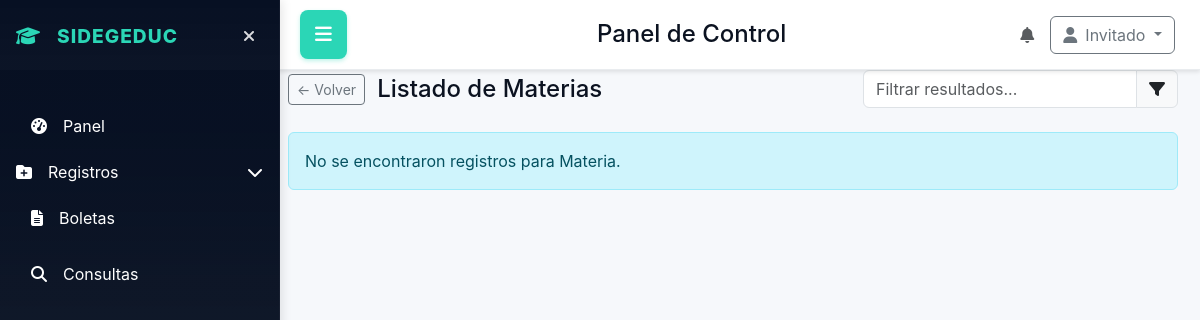
The page /consultas/materias on the database as committed earlier.
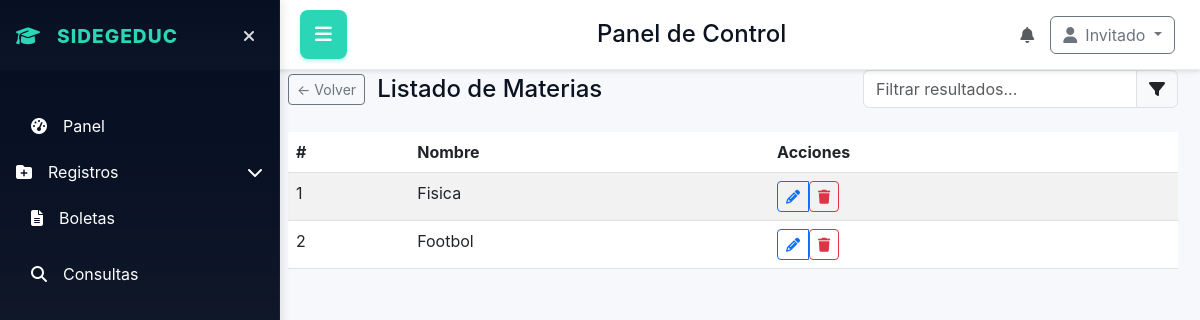
The same page on the database as committed later.
### database/models.py (models this page shows)
class Materias(db.Model):
    __tablename__ = 'materias'
    id_materia = db.Column(db.Integer, primary_key=True)
    nombre_materia = db.Column(db.String(100), unique=True, nullable=False)

### app.py (the view)
@app.route('/consultas/materias')
def consultas_materias():
    return manejar_la_vista_de.consultas_materias()

### app.py (called while the page is built)
@event.listens_for(Engine, "connect")
def set_sqlite_pragma(dbapi_connection, connection_record):
    if app.config['SQLALCHEMY_DATABASE_URI'].startswith("sqlite"):
        cursor = dbapi_connection.cursor()
        cursor.execute("PRAGMA foreign_keys=ON")
        cursor.close()

@app.context_processor
def inject_user_context():
    try:
        ctx = get_user_context(session)
    except Exception:
        ctx = {}
    return {
        'is_creator': ctx.get('is_creator', False),
        'developer_priv': ctx.get('developer_priv', False),
        'role_name': ctx.get('role_name'),
        'role_desc': ctx.get('role_desc'),
        'status': ctx.get('status'),
        'usuario': ctx.get('user')
    }

### utils/permissions.py (called while the page is built, shortened)
def get_user_context(session): #esto es la funcion que se reutiliza  para obtener el contexto del usuario desde la sesión
    user = None
    developer_priv = False
    current_user_id = None
    role_name = None
    role_desc = None
    status = None
    is_creator = False
    return {
        'user': user,
        'developer_priv': developer_priv,
        'current_user_id': current_user_id,
        'role_name': role_name,
        'role_desc': role_desc,
        'status': status,
        'is_creator': is_creator
    }

### utils/view_handlers.py (called while the page is built)
def compute_role_counts(ctx):
    try:
        if ctx.get('is_creator'):
            roles_count = Roles.query.count()
            users_q = db.session.query(Roles.nombre_rol, func.count(Usuarios.id_user)).join(Usuarios, Usuarios.id_rol == Roles.id_rol).group_by(Roles.id_rol).all()
        else:
            roles_count = Roles.query.filter(func.lower(func.trim(Roles.nombre_rol)) != 'creador').count()
            users_q = db.session.query(Roles.nombre_rol, func.count(Usuarios.id_user)).join(Usuarios, Usuarios.id_rol == Roles.id_rol).filter(func.lower(func.trim(Roles.nombre_rol)) != 'creador').group_by(Roles.id_rol).all()
        users_by_role = [{'role': r or 'Sin nombre', 'count': int(c)} for r, c in users_q]
    except Exception:
        roles_count = 0
        users_by_role = []
    return roles_count, users_by_role

### templates/home_panel/struct.html (shortened to what this page needs)
<!DOCTYPE html>
<html lang="en">
<head>
    <link href="https://cdn.jsdelivr.net/npm/bootstrap@5.3.0/dist/css/bootstrap.min.css" rel="stylesheet">
    <link rel="stylesheet" href="https://cdnjs.cloudflare.com/ajax/libs/font-awesome/6.4.0/css/all.min.css">
    <link rel="stylesheet" href="{{ url_for('static', filename='home_panel/home_panel.css') }}">
    <link rel="stylesheet" href="https://cdn.jsdelivr.net/npm/flatpickr/dist/themes/material_blue.css">
</head>
<body>
    <div class="app-layout">
        <aside class="sidebar" id="sidebar">
            <div class="p-3">
                <div class="d-flex align-items-center mb-3">
                    <div class="logo">
                        <i class="fas fa-graduation-cap me-2"></i>
                        SIDEGEDUC
                    </div>
                    <button id="sidebar-toggle" class="sidebar-toggle" aria-label="Ocultar sidebar">
                        <i class="fas fa-times"></i>
                    </button>
                </div>
            </div>
            <nav class="p-3 flex-grow-1">
                <ul class="nav flex-column">
                    <li class="nav-item mb-2">
                        <a class="nav-link" href="{{ url_for('dashboard') }}">
                            <i class="fas fa-tachometer-alt me-3"></i>
                            <span>Panel</span>
                        </a>
                    </li>
                    <li class="nav-item mb-2">
                        <button class="nav-link btn btn-link text-start p-0 w-100" data-bs-toggle="collapse" data-bs-target="#registrosSub" aria-expanded="false">
                            <i class="fas fa-folder-plus me-3"></i>
                            <span>Registros</span>
                            <i class="fas fa-chevron-down ms-auto"></i>
                        </button>
                    </li>
                    <li class="nav-item mb-2">
                        <a class="nav-link" href="{{ url_for('boleta') }}">
                            <i class="fas fa-file-alt me-3"></i>
                            <span>Boletas</span>
                        </a>
                    </li>
                    <li class="nav-item mb-2">
                        <a class="nav-link" href="{{ url_for('consultas') }}">
                            <i class="fas fa-search me-3"></i>
                            <span>Consultas</span>
                        </a>
                    </li>
                </ul>
            </nav>
        </aside>
        <header class="topbar">
            <button id="menu-toggle" class="menu-toggle">
                <i class="fas fa-bars"></i>
            </button>
            <div class="d-flex align-items-center">
                <h1 class="h4 mb-0 ms-3">Panel de Control</h1>
            </div>
            <div class="d-flex align-items-center">
                <div class="me-3">
                    <i class="fas fa-bell text-muted"></i>
                </div>
                <div class="dropdown">
                    <button class="btn btn-outline-secondary dropdown-toggle" type="button" data-bs-toggle="dropdown">
                        <i class="fas fa-user me-2"></i>{{ usuario if usuario else 'Invitado' }}
                    </button>
                </div>
            </div>
        </header>
        <main class="content">
            {% if content_template %}
                {% include content_template %}
            {% endif %}
        </main>
    </div>
</body>
</html>

### templates/home_panel/consultas_personas_list.html (shortened to what this page needs)
<div class="container-fluid" style="margin-top:48px;">
  <div class="row mb-3">
    <div class="col-12">
      <div class="d-flex justify-content-between align-items-center mb-2">
        <div style="display:flex;align-items:center;gap:12px;">
          <a href="{% if role_display in ['Materia','Plantel'] %}{{ url_for('consultas') }}{% elif role_display == 'Sin rol' %}{{ url_for('consultas_personas') }}{% else %}{{ url_for('consultas_personas') }}{% endif %}" class="btn btn-sm btn-outline-secondary" title="Atrás">← Volver</a>
          <h4 style="margin:0">{{ title }}</h4>
        </div>
        <div style="min-width:240px;max-width:320px;">
          <div class="input-group">
            <input id="filtro-listado" type="text" class="form-control" placeholder="Filtrar resultados..." autocomplete="off">
            <span class="input-group-text"><i class="fas fa-filter"></i></span>
          </div>
        </div>
      </div>
    </div>
  </div>
  <div class="row">
    <div class="col-12">
      {% if rows %}
      <link rel="stylesheet" href="/static/home_panel/filtro-dinamico.css">
      {% if role_display == 'Materia' %}
      <table class="table table-striped">
        <thead><tr><th>#</th><th>Nombre</th><th>Acciones</th></tr></thead>
        <tbody>
          {% for r in rows %}
          <tr>
            <td>{{ loop.index }}</td>
            <td>{{ r[1] }}</td>
            <td>
              <div class="btn-group" role="group">
                <a class="btn btn-sm btn-outline-primary" href="/consultas/materias/editar?id={{ r[0] }}" title="Editar">
                  <i class="fas fa-pencil-alt"></i>
                </a>
                <form method="post" action="/consultas/materias/borrar" style="display:inline-block;margin:0;">
                  <button class="btn btn-sm btn-outline-danger" title="Borrar" onclick="return confirm('¿Eliminar esta materia?')">
                    <i class="fas fa-trash"></i>
                  </button>
                </form>
              </div>
            </td>
          </tr>
          {% endfor %}
        </tbody>
      </table>
      {% endif %}
      {% else %}
      <div class="alert alert-info">No se encontraron registros para {{ role_display }}.</div>
      {% endif %}
    </div>
  </div>
</div>

### static/home_panel/home_panel.css (style rules this page uses)
:root { --panel-bg:#ffffff; --muted:#9aa4ad; --accent-1:#06a77d; --accent-2:#0b5f47; --glass:#f6fbfa; --card-border:#e9f4f2; --sidebar-start:#071023; --sidebar-end:#0f1724cc; --accent:#2bd6b6; --accent2:#00bfa5; --bg:#f6f8fb; }
.row { display:flex;gap:14px }
body { margin:0;font-family:Inter,system-ui,Arial;background:linear-gradient(180deg,#071023 0%, #071023 12%, #071023 12%, #f6f8fb 100%);color:#0b1220 }
.sidebar { width: 280px; background: linear-gradient(180deg,var(--sidebar-start),var(--sidebar-end)); color:#fff; padding:0; display:flex; flex-direction:column; border-right:1px solid rgba(255,255,255,0.04); transition: transform 0.3s cubic-bezier(.2,.9,.2,1); position: fixed; height: 100vh; overflow-y: auto; z-index: 1050; top: 0; left: 0; box-shadow: 2px 0 10px rgba(0,0,0,0.1); }
.logo { font-weight:800;font-size:1.2rem;letter-spacing:1px;color:var(--accent);display:flex;align-items:center;gap:8px }
.sidebar-toggle { background:transparent;border:none;color:rgba(255,255,255,0.85);padding:8px;border-radius:8px;cursor:pointer;margin-left:auto;transition: all 0.2s }
.nav-link { color: white !important;text-decoration: none;padding: 10px 15px;border-radius: 8px;margin-bottom: 4px;display: flex;align-items: center;width: 100%;transition: all .22s cubic-bezier(.2,.9,.2,1) }
.nav-link.btn-link { color: white !important;border: none;background: transparent;padding: 10px 15px }
.content { margin-left: 280px;padding:22px 22px 22px 8px;background: var(--bg); min-height: 100vh; transition: margin-left 0.3s cubic-bezier(.2,.9,.2,1); }
.content > .container-fluid { padding-left:0;padding-right:0 }
.content .container-fluid .row { margin-left:0;margin-right:0 }
.content .container-fluid [class*=col-] { padding-left:0;padding-right:0 }
.topbar { background: white; padding: 15px 25px 15px 300px; border-bottom: 1px solid #e9ecef; box-shadow: 0 2px 4px rgba(0,0,0,0.1); display: flex; justify-content: space-between; align-items: center; transition: margin-left 0.3s cubic-bezier(.2,.9,.2,1); position: fixed; top: 0; right: 0; left: 0; z-index: 1030; height: 70px; }
.menu-toggle { background: var(--accent); border: none; color: white; padding: 10px 15px; border-radius: 8px; cursor: pointer; font-size: 1.2rem; transition: all 0.2s; box-shadow: 0 2px 4px rgba(43,214,182,0.3); }

Rows that differ between the two databases and show on the page:
added Materias: nombre_materia "Fisica"
added Materias: nombre_materia "Footbol"
Other text that changed with them:
{{ role_display }}: "Materia" → (not shown)
text no longer shown: "No se encontraron registros para ."
text now shown: "# Nombre Acciones"
